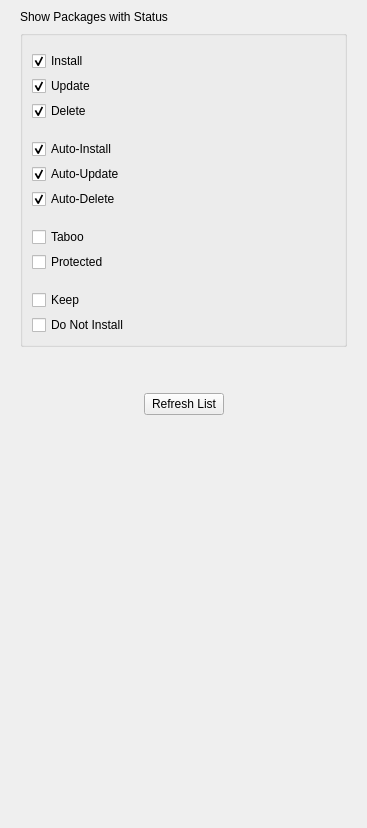
<?xml version="1.0" encoding="UTF-8"?>
<ui version="4.0">
 <class>StatusFilterView</class>
 <widget class="QWidget" name="StatusFilterView">
  <property name="geometry">
   <rect>
    <x>0</x>
    <y>0</y>
    <width>367</width>
    <height>828</height>
   </rect>
  </property>
  <property name="windowTitle">
   <string>Form</string>
  </property>
  <layout class="QVBoxLayout" name="verticalLayout">
   <property name="leftMargin">
    <number>20</number>
   </property>
   <property name="topMargin">
    <number>10</number>
   </property>
   <property name="rightMargin">
    <number>20</number>
   </property>
   <property name="bottomMargin">
    <number>0</number>
   </property>
   <item>
    <widget class="QLabel" name="headingLabel">
     <property name="text">
      <string>Show Packages with Status</string>
     </property>
     <property name="textFormat">
      <enum>Qt::RichText</enum>
     </property>
    </widget>
   </item>
   <item>
    <widget class="QGroupBox" name="groupBox">
     <property name="flat">
      <bool>true</bool>
     </property>
     <layout class="QFormLayout" name="formLayout">
      <property name="labelAlignment">
       <set>Qt::AlignLeading|Qt::AlignLeft|Qt::AlignVCenter</set>
      </property>
      <property name="formAlignment">
       <set>Qt::AlignLeading|Qt::AlignLeft|Qt::AlignVCenter</set>
      </property>
      <property name="horizontalSpacing">
       <number>25</number>
      </property>
      <property name="verticalSpacing">
       <number>5</number>
      </property>
      <property name="topMargin">
       <number>15</number>
      </property>
      <item row="1" column="0">
       <widget class="QCheckBox" name="showInstall">
        <property name="text">
         <string>Install</string>
        </property>
        <property name="checked">
         <bool>true</bool>
        </property>
       </widget>
      </item>
      <item row="1" column="1">
       <widget class="QLabel" name="iconInstall">
        <property name="text">
         <string/>
        </property>
        <property name="pixmap">
         <pixmap resource="icons.qrc">:/package-install</pixmap>
        </property>
       </widget>
      </item>
      <item row="2" column="0">
       <widget class="QCheckBox" name="showUpdate">
        <property name="text">
         <string>Update</string>
        </property>
        <property name="checked">
         <bool>true</bool>
        </property>
       </widget>
      </item>
      <item row="2" column="1">
       <widget class="QLabel" name="iconUpdate">
        <property name="text">
         <string/>
        </property>
        <property name="pixmap">
         <pixmap resource="icons.qrc">:/package-upgrade</pixmap>
        </property>
       </widget>
      </item>
      <item row="6" column="0">
       <widget class="QCheckBox" name="showAutoInstall">
        <property name="text">
         <string>Auto-Install</string>
        </property>
        <property name="checked">
         <bool>true</bool>
        </property>
       </widget>
      </item>
      <item row="6" column="1">
       <widget class="QLabel" name="iconAutoInstall">
        <property name="text">
         <string/>
        </property>
        <property name="pixmap">
         <pixmap resource="icons.qrc">:/package-install-auto</pixmap>
        </property>
       </widget>
      </item>
      <item row="7" column="0">
       <widget class="QCheckBox" name="showAutoUpdate">
        <property name="text">
         <string>Auto-Update</string>
        </property>
        <property name="checked">
         <bool>true</bool>
        </property>
       </widget>
      </item>
      <item row="7" column="1">
       <widget class="QLabel" name="iconAutoUpdate">
        <property name="text">
         <string/>
        </property>
        <property name="pixmap">
         <pixmap resource="icons.qrc">:/package-upgrade-auto</pixmap>
        </property>
       </widget>
      </item>
      <item row="10" column="0">
       <widget class="QCheckBox" name="showTaboo">
        <property name="text">
         <string>Taboo</string>
        </property>
       </widget>
      </item>
      <item row="10" column="1">
       <widget class="QLabel" name="iconTaboo">
        <property name="text">
         <string/>
        </property>
        <property name="pixmap">
         <pixmap resource="icons.qrc">:/package-available-locked</pixmap>
        </property>
       </widget>
      </item>
      <item row="11" column="0">
       <widget class="QCheckBox" name="showProtected">
        <property name="text">
         <string>Protected</string>
        </property>
       </widget>
      </item>
      <item row="11" column="1">
       <widget class="QLabel" name="iconProtected">
        <property name="text">
         <string/>
        </property>
        <property name="pixmap">
         <pixmap resource="icons.qrc">:/package-installed-locked</pixmap>
        </property>
       </widget>
      </item>
      <item row="12" column="0">
       <spacer name="verticalSpacer">
        <property name="orientation">
         <enum>Qt::Vertical</enum>
        </property>
        <property name="sizeType">
         <enum>QSizePolicy::Fixed</enum>
        </property>
        <property name="sizeHint" stdset="0">
         <size>
          <width>20</width>
          <height>8</height>
         </size>
        </property>
       </spacer>
      </item>
      <item row="13" column="0">
       <widget class="QCheckBox" name="showKeepInstalled">
        <property name="text">
         <string>Keep</string>
        </property>
       </widget>
      </item>
      <item row="13" column="1">
       <widget class="QLabel" name="iconKeepInstalled">
        <property name="text">
         <string/>
        </property>
        <property name="pixmap">
         <pixmap>:/package-installed-updated</pixmap>
        </property>
       </widget>
      </item>
      <item row="14" column="0">
       <widget class="QCheckBox" name="showNoInst">
        <property name="text">
         <string>Do Not Install</string>
        </property>
       </widget>
      </item>
      <item row="14" column="1">
       <widget class="QLabel" name="iconNoInst">
        <property name="text">
         <string/>
        </property>
        <property name="pixmap">
         <pixmap resource="icons.qrc">:/package-available</pixmap>
        </property>
       </widget>
      </item>
      <item row="9" column="0">
       <spacer name="verticalSpacer_2">
        <property name="orientation">
         <enum>Qt::Vertical</enum>
        </property>
        <property name="sizeType">
         <enum>QSizePolicy::Fixed</enum>
        </property>
        <property name="sizeHint" stdset="0">
         <size>
          <width>20</width>
          <height>8</height>
         </size>
        </property>
       </spacer>
      </item>
      <item row="4" column="0">
       <spacer name="verticalSpacer_3">
        <property name="orientation">
         <enum>Qt::Vertical</enum>
        </property>
        <property name="sizeType">
         <enum>QSizePolicy::Fixed</enum>
        </property>
        <property name="sizeHint" stdset="0">
         <size>
          <width>20</width>
          <height>8</height>
         </size>
        </property>
       </spacer>
      </item>
      <item row="3" column="0">
       <widget class="QCheckBox" name="showDel">
        <property name="text">
         <string>Delete</string>
        </property>
        <property name="checked">
         <bool>true</bool>
        </property>
       </widget>
      </item>
      <item row="3" column="1">
       <widget class="QLabel" name="iconDel">
        <property name="text">
         <string/>
        </property>
        <property name="pixmap">
         <pixmap resource="icons.qrc">:/package-remove</pixmap>
        </property>
       </widget>
      </item>
      <item row="8" column="0">
       <widget class="QCheckBox" name="showAutoDel">
        <property name="text">
         <string>Auto-Delete</string>
        </property>
        <property name="checked">
         <bool>true</bool>
        </property>
       </widget>
      </item>
      <item row="8" column="1">
       <widget class="QLabel" name="iconAutoDel">
        <property name="text">
         <string/>
        </property>
        <property name="pixmap">
         <pixmap resource="icons.qrc">:/package-remove-auto</pixmap>
        </property>
       </widget>
      </item>
     </layout>
    </widget>
   </item>
   <item>
    <spacer name="buttonVSpacer">
     <property name="orientation">
      <enum>Qt::Vertical</enum>
     </property>
     <property name="sizeType">
      <enum>QSizePolicy::Preferred</enum>
     </property>
     <property name="sizeHint" stdset="0">
      <size>
       <width>20</width>
       <height>40</height>
      </size>
     </property>
    </spacer>
   </item>
   <item>
    <layout class="QHBoxLayout" name="horizontalLayout">
     <item>
      <spacer name="buttonHSpacerLeft">
       <property name="orientation">
        <enum>Qt::Horizontal</enum>
       </property>
       <property name="sizeHint" stdset="0">
        <size>
         <width>40</width>
         <height>20</height>
        </size>
       </property>
      </spacer>
     </item>
     <item>
      <widget class="QPushButton" name="refreshButton">
       <property name="text">
        <string>Refresh List</string>
       </property>
      </widget>
     </item>
     <item>
      <spacer name="buttonHSpacerRight">
       <property name="orientation">
        <enum>Qt::Horizontal</enum>
       </property>
       <property name="sizeHint" stdset="0">
        <size>
         <width>40</width>
         <height>20</height>
        </size>
       </property>
      </spacer>
     </item>
    </layout>
   </item>
   <item>
    <spacer name="bottomVSpacer">
     <property name="orientation">
      <enum>Qt::Vertical</enum>
     </property>
     <property name="sizeHint" stdset="0">
      <size>
       <width>20</width>
       <height>316</height>
      </size>
     </property>
    </spacer>
   </item>
  </layout>
 </widget>
 <resources>
  <include location="icons.qrc"/>
 </resources>
 <connections/>
</ui>
